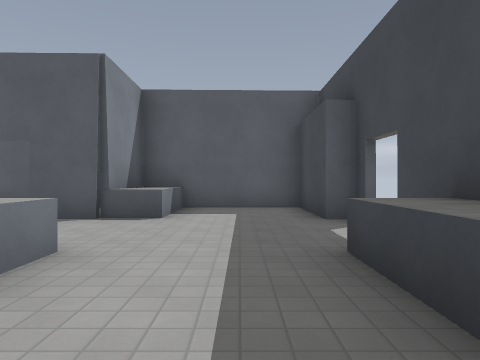
View 1 (above)

12 first-person views from a walk through a level from a Godot 3-D game. The camera is 1.3 m above the floor, looks level and sees 70° across. The floor is counted in squares, 2 m on a side. Each view is taken from the middle of a square. On the plan, view 1 faces up. The plan holds only what a view shows up to about 10 squares ahead; the rest is blank. The place goes on beyond the plan. Surface patterns are stand-ins for the level's own textures.

View 2
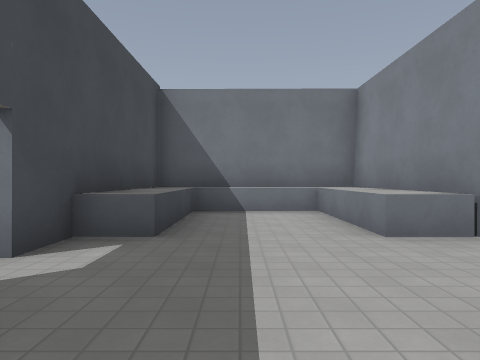

View 3
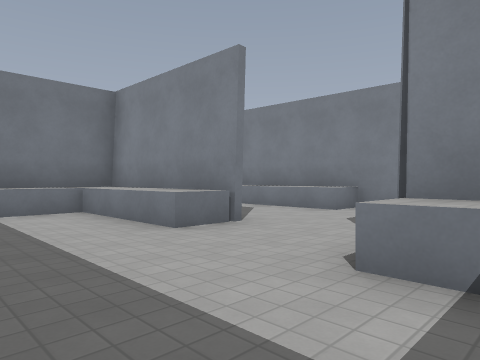

View 4
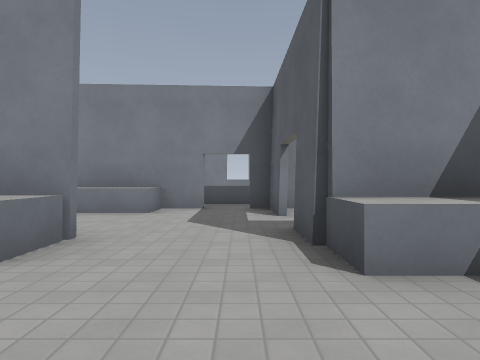

View 5
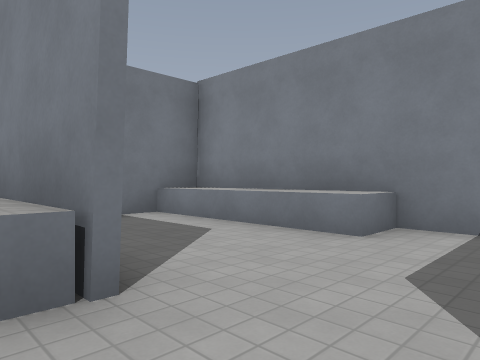

View 6
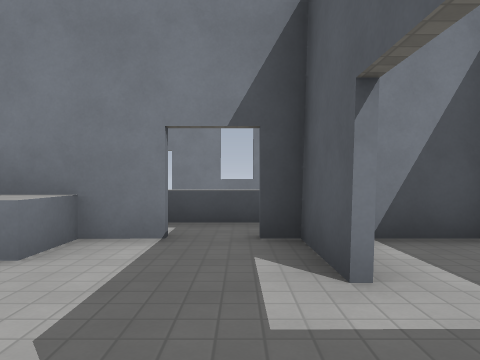

View 7
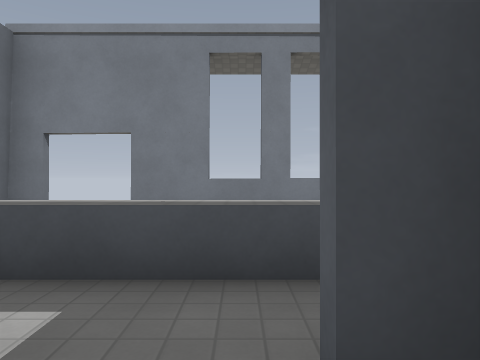

View 8
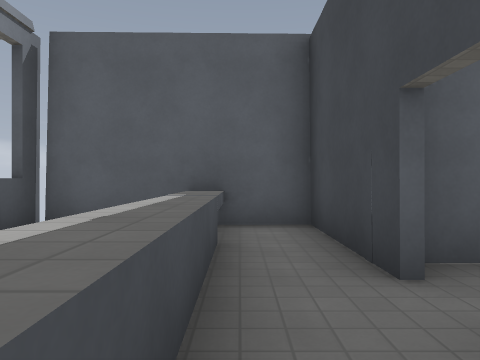

View 9
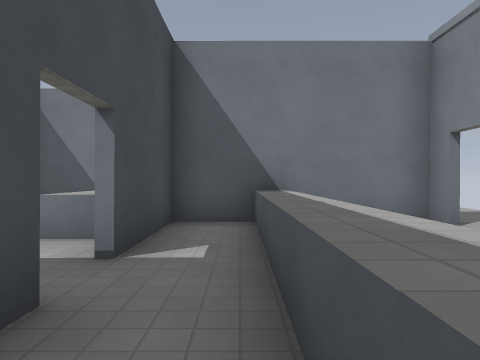

View 10
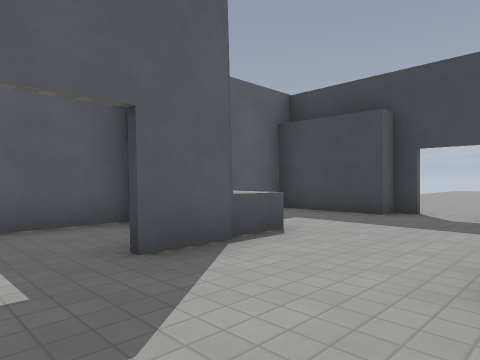

View 11
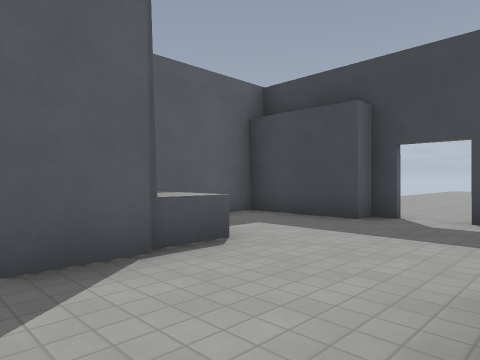

View 12
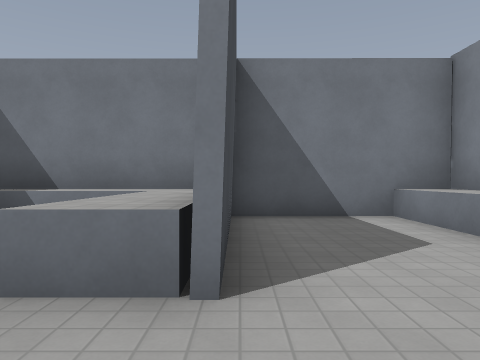

### Floor plan
Key: @ floor where view 1 was taken; # wall or solid block; . floor; ^ raised ledge.
Columns run from 12 left of view 1 to 7 right of it. Each row starts with its distance up from view 1.
  8  ##############
  7  # ^.#....#...#
  6  # ^.##..#^...#.....
  5  # ^................
  4  # ^.#........#.
  3    ^.#^..#^..^#
  2 .###^#^..#^..^#
  1 .    #^..#^..^#
  0      #^..#^.@^#
 -1      ##########

Positions as (right, up) in squares from view 1, and headings:
1: (0, 0), facing up
2: (0, 7), facing down
3: (1, 7), facing down-left
4: (1, 5), facing left
5: (-2, 5), facing down-left
6: (-3, 5), facing left
7: (-6, 5), facing left
8: (-8, 3), facing up
9: (-8, 7), facing down
10: (-5, 3), facing up-right
11: (-4, 3), facing up-right
12: (-3, 5), facing down
